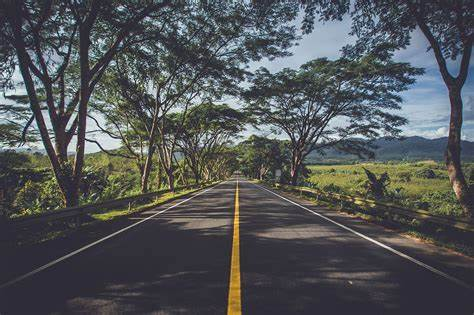
#> input picture straight.jpg, 474 x 315 px
$ python 'Lane detection.py'
#> lines starting #> are read from the running program, lines starting #| are printed output that depends on the picture; after the words box and inside, x2 and y2 are one past the last pixel; in counts of white or black regions, pixels touching at a corner belong together
import cv2
import numpy as np
import matplotlib.pyplot as plt
import matplotlib.image as mpimg

# Read the image
image_c = mpimg.imread('straight.jpg')
#> image_c is the input picture: shape (315, 474, 3); mean R, G, B 82.4, 85.4, 87.1
plt.imshow(image_c)
print(image_c.shape)
#| (315, 474, 3)

# RGB to Grayscale
image_g = cv2.cvtColor(image_c, cv2.COLOR_BGR2GRAY)
plt.imshow(image_g, cmap='gray')
print(image_g.shape)
#| (315, 474)

# Gaussian blurring and Canny
"""Blurring"""
image_blur = cv2.GaussianBlur(image_g, (7, 7), 0)
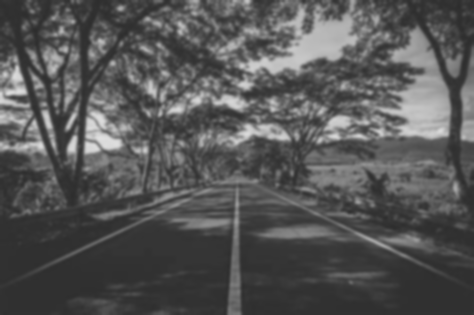
#> image_blur: shape (315, 474); min 45, max 224, mean 85.6
plt.imshow(image_blur)

threshold_low = 10
threshold_high = 200

"""Identifying lines"""
image_canny = cv2.Canny(image_blur, threshold_low, threshold_high)
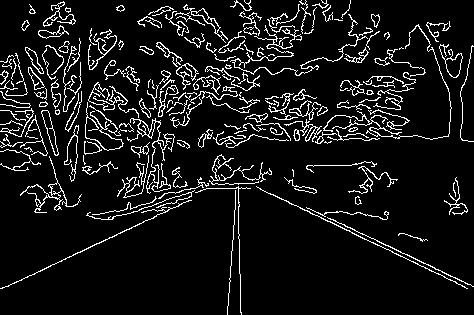
#> image_canny: shape (315, 474); 8.8% white in thin lines or dots
plt.imshow(image_canny, cmap='gray')

# Define the region of interest
# edit depending on the image = bRight, tRight, tLeft, bLeft
vertices = np.array([[(-70, 320), (190, 180), (300, 180), (550, 320)]], dtype=np.int32)  # Part of interest on the road

mask = np.zeros_like(image_g)  # Make everything 0
cv2.fillPoly(mask, vertices, 255)  # make only important parts 1
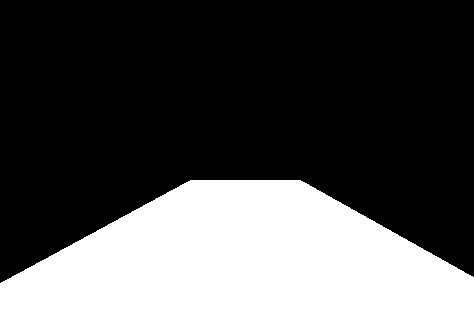
#> mask: shape (315, 474); 30.6% white; 1 white region, box (x1, y1, x2, y2) and area: (0, 180, 474, 315) 45714
masked_image = cv2.bitwise_and(image_g, mask)  # Apply the filter to the image
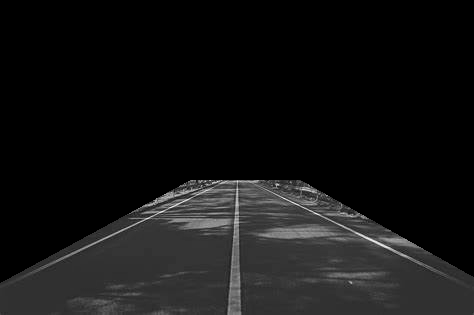
#> masked_image: shape (315, 474); min 0, max 245, mean 19.4
plt.figure()
plt.imshow(masked_image)

# Plot the lines in the filtered image
masked_image = cv2.bitwise_and(image_canny, mask)
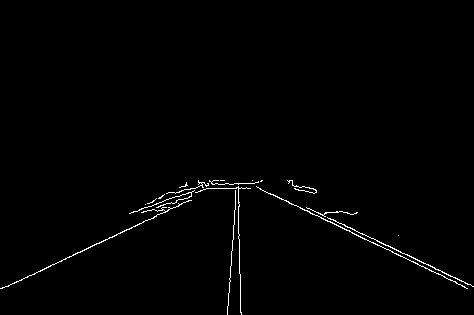
#> masked_image: shape (315, 474); 1% white in thin lines or dots, all inside (x1, y1, x2, y2) = (0, 180, 474, 315)
plt.figure()
plt.imshow(masked_image)

# Hough lines detection and drawing
rho = 2  # distance resolution in pixels
theta = np.pi / 180  # angular resolution in radians
threshold = 40  # Minimum number of intersects to make a line
min_line_len = 100  # Minimum number of pixels to make a line
max_line_gap = 50  # Max gaps in pixels between connected lines
lines = cv2.HoughLinesP(masked_image, rho, theta, threshold, np.array([]), minLineLength=min_line_len,
                        maxLineGap=max_line_gap)
#> lines = [[250, 183, 467, 288], [1, 288, 228, 183], [318, 212, 467, 284], [227, 314, 236, 183], [184, 189, 315, 189], [159, 197, 261, 181], [257, 187, 364, 239], [181, 186, 316, 190], [0, 288, 189, 200]]

# Create a blank image
line_image = np.zeros((masked_image.shape[0], masked_image.shape[1], 3), dtype=np.uint8)

for line in lines:
    for x1, y1, x2, y2 in line:
        cv2.line(line_image, (x1, y1), (x2, y2), [255, 0, 0], 20)  # img, start point, end point, colour
#> this loop made 9 passes
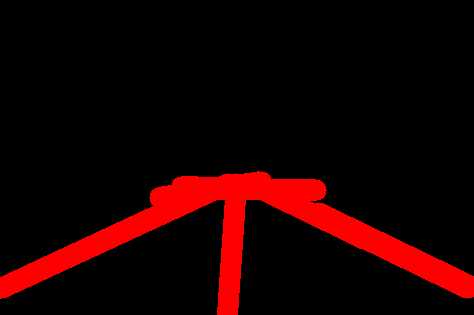
#> line_image: shape (315, 474, 3); mean of channels 0, 1, 2 27.1, 0, 0; drawn as R, G, B

print(lines)
#| [[[250 183 467 288]]
#|  [[  1 288 228 183]]
#|  [[318 212 467 284]]
#|  [[227 314 236 183]]
#|  [[184 189 315 189]]
#|  [[159 197 261 181]]
#|  [[257 187 364 239]]
#|  [[181 186 316 190]]
#|  [[  0 288 189 200]]]

a = 1  # alpha
b = 1  # beta
y = 0  # gamma

# Calculation of resultant image/ Merging original with blank = original_img * a + blank * b + y
image_with_lines = cv2.addWeighted(image_c, a, line_image, b, y)
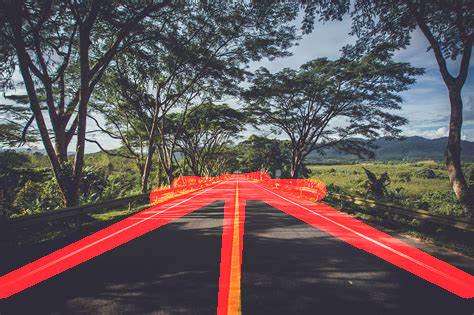
#> image_with_lines: shape (315, 474, 3); mean R, G, B 100.7, 85.4, 87.1

# Plot the final image
plt.figure()
plt.imshow(image_with_lines)
